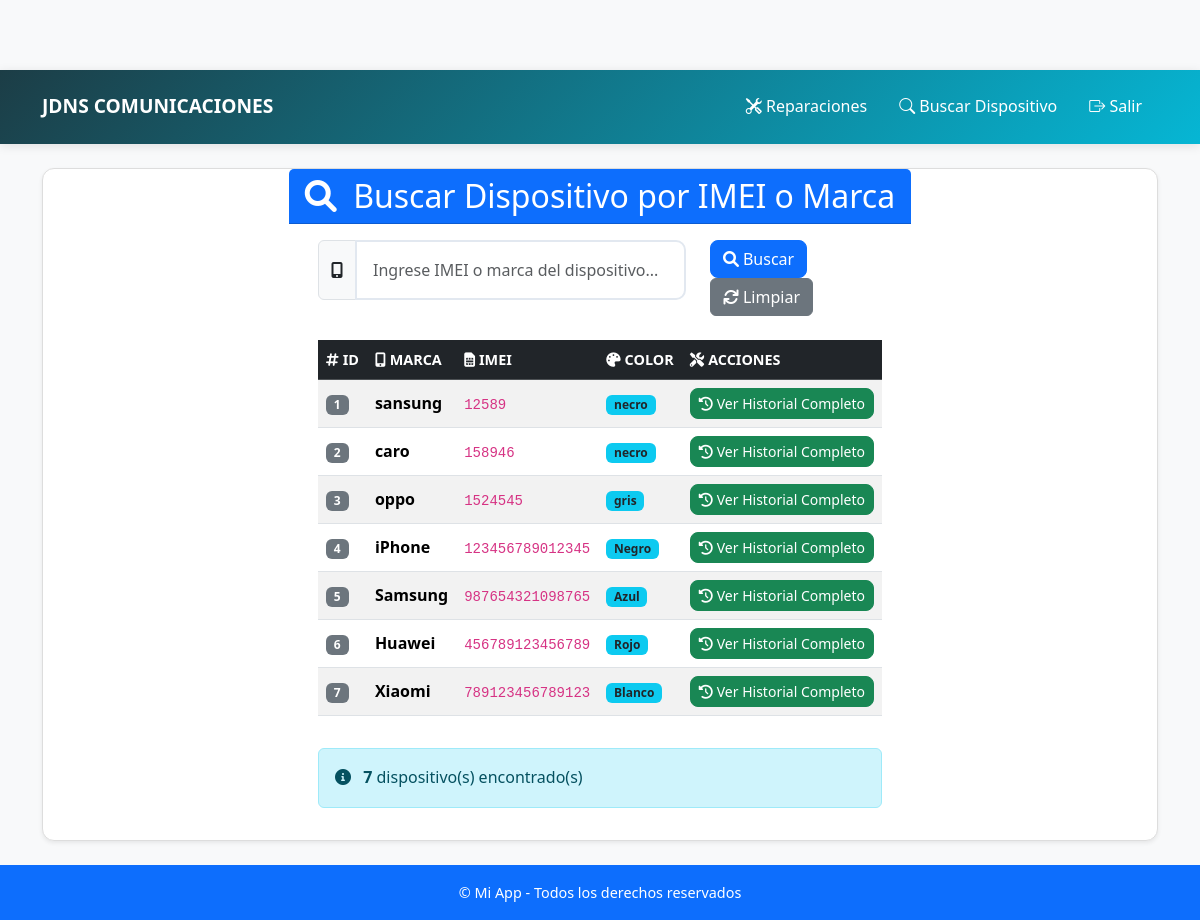
The page /dispositivo/buscar (signed in) on the database its author committed.
### app/models/users.py (models this page shows)
class Dispositivo(db.Model):
    __tablename__ = 'dispositivo'
    iddispositivo = db.Column(db.Integer, primary_key=True)
    marca = db.Column(db.String(45))
    color = db.Column(db.String(45))
    imei = db.Column(db.String(45))
    usuario_idusuario = db.Column(db.Integer, db.ForeignKey('usuario.idusuario'))

### app/routes/historial_reparacion.py (the view)
@bp.route('/dispositivo/buscar', methods=['GET', 'POST'])
@login_required
def buscar_dispositivo():
    if request.method == 'POST':
        busqueda = request.form.get('busqueda', '').strip()
        if busqueda:
            dispositivos = Dispositivo.query.filter(
                db.or_(
                    Dispositivo.imei.contains(busqueda),
                    Dispositivo.marca.contains(busqueda)
                )
            ).all()
        else:
            dispositivos = Dispositivo.query.all()
    else:
        dispositivos = Dispositivo.query.all()
    return render_template('dispositivo_buscar.html', dispositivos=dispositivos)

### app/models/users.py (called while the page is built)
    @property
    def is_authenticated(self):
        return True

### app/templates/dispositivo_buscar.html (shortened to what this page needs)
{% extends "base.html" %}
{% block content %}
<div class="row">
    <div class="col-12">
        <div class="card shadow-sm">
            <div class="card-header bg-primary text-white">
                <h2 class="card-title mb-0">
                    <i class="fas fa-search me-2"></i>
                    Buscar Dispositivo por IMEI o Marca
                </h2>
            </div>
            <div class="card-body">
                <form method="POST" class="mb-4">
                    <div class="row">
                        <div class="col-md-8">
                            <div class="input-group">
                                <span class="input-group-text">
                                    <i class="fas fa-mobile-alt"></i>
                                </span>
                                <input type="text" class="form-control" name="busqueda"
                                       placeholder="Ingrese IMEI o marca del dispositivo..."
                                       value="{{ request.form.get('busqueda', '') }}">
                            </div>
                        </div>
                        <div class="col-md-4">
                            <button type="submit" class="btn btn-primary me-2">
                                <i class="fas fa-search me-1"></i>Buscar
                            </button>
                            <a href="{{ url_for('historial_reparacion.buscar_dispositivo') }}"
                               class="btn btn-secondary">
                                <i class="fas fa-refresh me-1"></i>Limpiar
                            </a>
                        </div>
                    </div>
                </form>
                {% if dispositivos %}
                <div class="table-responsive">
                    <table class="table table-hover table-striped">
                        <thead class="table-dark">
                            <tr>
                                <th><i class="fas fa-hashtag me-1"></i>ID</th>
                                <th><i class="fas fa-mobile-alt me-1"></i>Marca</th>
                                <th><i class="fas fa-sim-card me-1"></i>IMEI</th>
                                <th><i class="fas fa-palette me-1"></i>Color</th>
                                <th><i class="fas fa-tools me-1"></i>Acciones</th>
                            </tr>
                        </thead>
                        <tbody>
                            {% for dispositivo in dispositivos %}
                            <tr>
                                <td>
                                    <span class="badge bg-secondary">{{ dispositivo.iddispositivo }}</span>
                                </td>
                                <td>
                                    <strong>{{ dispositivo.marca }}</strong>
                                </td>
                                <td>
                                    <code>{{ dispositivo.imei }}</code>
                                </td>
                                <td>
                                    <span class="badge bg-info text-dark">
                                        {{ dispositivo.color }}
                                    </span>
                                </td>
                                <td>
                                    <a href="{{ url_for('historial_reparacion.historial_dispositivo', dispositivo_id=dispositivo.iddispositivo) }}"
                                       class="btn btn-success btn-sm">
                                        <i class="fas fa-history me-1"></i>Ver Historial Completo
                                    </a>
                                </td>
                            </tr>
                            {% endfor %}
                        </tbody>
                    </table>
                </div>
                <div class="mt-3">
                    <div class="alert alert-info">
                        <i class="fas fa-info-circle me-2"></i>
                        <strong>{{ dispositivos|length }}</strong> dispositivo(s) encontrado(s)
                    </div>
                </div>
                {% else %}
                <div class="alert alert-warning text-center">
                    <i class="fas fa-exclamation-triangle me-2"></i>
                    No se encontraron dispositivos que coincidan con la búsqueda.
                </div>
                {% endif %}
            </div>
        </div>
    </div>
</div>
{% endblock %}

### app/static/style.css (style rules this page uses)
.card { display: flex; flex-direction: column; justify-content: center; align-items: center; height: 100%; border: 1px solid #ddd; border-radius: 8px; box-shadow: 0 2px 4px rgba(0, 0, 0, 0.1); transition: transform 0.2s; border-radius: 10px; backdrop-filter: blur(10px); color: #000; }
:root { --primary-color: #1c3d46; --secondary-color: #f97316; --accent-color: #06b6d4; --dark-bg: #1e293b; --light-bg: #f8fafc; --text-dark: #1e293b; --text-light: #64748b; --white: #ffffff; --gray-100: #f1f5f9; --gray-200: #e2e8f0; --gray-300: #cbd5e1; --gray-800: #1e293b; --gray-900: #0f172a; }
* { margin: 0; padding: 0; box-sizing: border-box; }
body { font-family: "Segoe UI", Tahoma, Geneva, Verdana, sans-serif; line-height: 1.6; color: var(--text-dark); background-color: var(--white); }
.form-control { border: 2px solid var(--gray-200); border-radius: 10px; padding: 1rem; font-size: 1rem; transition: all 0.3s ease; }
body { padding-top: 70px; background-color: #f8f9fa; font-family: 'Segoe UI', Tahoma, Geneva, Verdana, sans-serif; }
.btn-primary, .btn-success, .btn-danger { border-radius: 8px; font-weight: 500; transition: 0.3s; }
.card { border-radius: 12px; transition: transform 0.2s ease-in-out; }
.card-header { font-weight: 600; }
.table th { font-size: 0.9rem; text-transform: uppercase; }
.table td { vertical-align: middle; }

### rows shown on the page
Dispositivo: iddispositivo "1", marca "sansung", imei "12589", color "necro"
Dispositivo: iddispositivo "2", marca "caro", imei "158946", color "necro"
Dispositivo: iddispositivo "3", marca "oppo", imei "1524545", color "gris"
Dispositivo: iddispositivo "4", marca "iPhone", imei "123456789012345", color "Negro"
Dispositivo: iddispositivo "5", marca "Samsung", imei "987654321098765", color "Azul"
Dispositivo: iddispositivo "6", marca "Huawei", imei "456789123456789", color "Rojo"
Dispositivo: iddispositivo "7", marca "Xiaomi", imei "789123456789123", color "Blanco"

### other values the page prints
{{ dispositivos|length }} "7"
